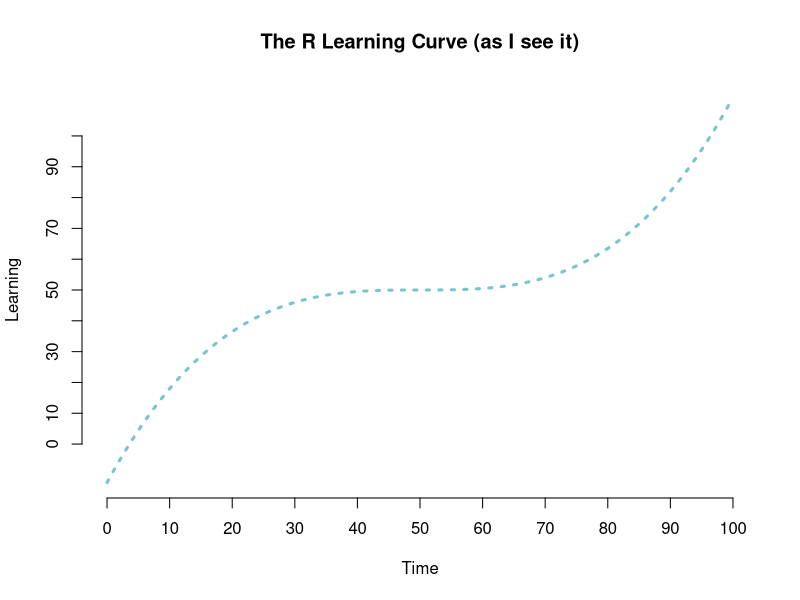

R code for this plot: (Note: this script raises an error after producing the figure.)
## ---- chunk 1
weeks <- paste("Week", paste(rep(1:3, each = 2), c(".1", ".2"), sep = ""))
w1 <- as.Date("10/02/15", format = "%m/%d/%y")
dates <- seq(w1, w1+(14*5), 14)

classes <- data.frame(Week = weeks, Date = dates, 
                      Time = rep("9-11 am", length(dates)))
knitr::kable(classes)
## ---- chunk 2
knitr::opts_knit$set(root.dir = "/Users/Daniel/Dropbox/Teaching/CourseR/")
## ---- chunk 3
curve(x^3, from = -50, to = 50, lty = 3, col = "cadetblue3", lwd = 3,
	axes = FALSE, xlab = "Time", ylab = "Learning", 
	main = "The R Learning Curve (as I see it)")
axis(1, at = seq(-50, 50, 10),  labels = seq(0, 100, 10))
axis(2, at = seq(-1e5, 1e5, 2e4),  labels = seq(0, 101, 10))
## ---- chunk 4
3 + 2
## ---- chunk 5
(1/-(3/2)^2) / 2^-1/9
## ---- chunk 6
a <- 3
b <- 2
a + b
a / (a + b)
## ---- chunk 7
a <- 3
a
a <- 7
a
## ---- chunk 8
string <- "Hello world!"
logical <- TRUE
double <- 3.2587021
Integer <- 6
## ---- chunk 9
string + double
## ---- chunk 10
Ducks <- 2
Buckeyes <- 1
## ---- chunk 11
Ducks > Buckeyes
Ducks < Buckeyes
Buckeyes > Ducks
## ---- chunk 12
is.vector(Ducks)
## ---- chunk 13
numVec <- c(1, 2, 3)
numVec
## ---- chunk 14
letVec <- c("A", "B", "C")
letVec
## ---- chunk 15
v1 <- c(10, 11, 12, 13)
v2 <- c(20, 21, 22, 23)
v3 <- c(30, 31, 32, 33)

mat <- matrix(c(v1, v2, v3), 
	nrow = 3, ncol = 4, byrow = TRUE)
mat
## ---- chunk 16
matRow <- matrix(c(v1, v2, v3), 
	nrow = 3, ncol = 4, byrow = TRUE)
matRow
## ---- chunk 17
matCol <- matrix(c(v1, v2, v3), 
	nrow = 3, ncol = 4, byrow = FALSE)
matCol
## ---- chunk 18
v1 <- c(10, 11, 12, 13)
v2 <- c(20, 21, 22, 23)
v3 <- c(30, 31, 32, 33)
## ---- chunk 19
matRow <- matrix(c(
		c(10, 11, 12, 13), 
		c(20, 21, 22, 23),
		c(30, 31, 32, 33)
		), 
	nrow = 3, ncol = 4, byrow = TRUE)
matRow
## ---- chunk 20
matRow <- matrix(c(
                   10, 11, 12, 13, 
				   20, 21, 22, 23,
				   30, 31, 32, 33
					), 
	nrow = 3, ncol = 4, byrow = TRUE)
matRow
## ---- chunk 21
A <- matrix(c(
           23, 41, 18, 27, 
           16, 11, 72, 29,
           18, 51, 32, 63), 
  nrow = 3, ncol = 4)

B <- matrix(c(
           c(23, 41, 18, 27), 
           c(16, 11, 72, 29),
           c(18, 51, 32, 63)
           ), 
  nrow = 3, ncol = 4, byrow = TRUE)

C <- matrix(c(
          c(23, 16, 18), 
          c(41, 11, 51),
          c(18, 72, 32),
          c(27, 29, 63)
          ), 
  nrow = 3, ncol = 4)
## ---- chunk 22
c1 <- c(67, 44, 39, 49, 22)
c2 <- c(11, 22, 94, 6, 86)
c3 <- c(10, 33, 85, 12, 61)

m <- matrix(c(c1, c2, c3), ncol = 3)
v <- c(11, 22, 33, 44, 55)

v + m
## ---- chunk 23
matRow<-matrix(c(10,11,12,13,20,21,22,23,30,31,32,33),nrow=3,ncol=4,byrow=TRUE)
## ---- chunk 24
v1 <- c(11, 12, 13, 14, 15,
	    16, 17, 18, 19, 20)
## ---- chunk 25
v1[5]
## ---- chunk 26
v1[-5]
## ---- chunk 27
sevenToTen <- 7:10
sevenToTen
v1[sevenToTen]
v1[7:10]
## ---- chunk 28
v1 <- c(11, 12, 13, 14, 15, 16, 17, 18, 19, 20)
## ---- chunk 29
gt13 <- v1 > 13
gt13
v1[gt13]
## ---- chunk 30
v1 <- c(11, 12, 13, 14, 15, 16, 17, 18, 19, 20)
## ---- chunk 31
odd <- seq(from = min(v1), 
           to = max(v1), 
           by = 2)
odd
## ---- chunk 32
select <- v1 %in% odd
select
v1[select]
## ---- chunk 33
v1 <- c(11, 12, 13, 14, 15, 
        16, 17, 18, 19, 20)
## ---- chunk 34
oddLoc <- seq(from = 1, 
              to = length(v1), 
              by = 2)
oddLoc
v1[oddLoc]
## ---- chunk 35
v1[c(TRUE, FALSE)]
## ---- chunk 36
v <- c(18, 16, 13, 35, 2, 17, 92, 4)
## ---- chunk 37
v[1:3]
## ---- chunk 38
v[-c(7:8)]
## ---- chunk 39
v[v > 15]
## ---- chunk 40
mat <- matrix(c(10, 11, 12, 13, 
				20, 21, 22, 23,
				30, 31, 32, 33
					), 
	nrow = 3, ncol = 4, byrow = TRUE)
## ---- chunk 41
mat[3,2]
## ---- chunk 42
mat[2,4]
## ---- chunk 43
mat[2, ]
## ---- chunk 44
mat[ ,3]
## ---- chunk 45
column3 <- mat[ ,3]
column3
## ---- chunk 46
column3[2]
## ---- chunk 47
mat[ ,3][2]
## ---- chunk 48
mat[2,3]
## ---- chunk 49
mat[ ,2, drop = FALSE]
## ---- chunk 50
col1_3 <- c(1,3)
mat[ ,col1_3]
## ---- chunk 51
log1 <- mat > 13 & mat < 23
log1
mat[log1]
## ---- chunk 52
log2 <- (mat > 13 & mat < 23) | 
	 	(mat > 30 & mat < 33)
log2
mat[log2]
## ---- chunk 53
m <- matrix(c(
    18, 32, 11, 41, 73,
    61, 47, 22, 87, 63,
    44, 52, 23, 42, 77,
    23, 17, 5, 72, 83
    ), 
  byrow = TRUE, ncol = 5
)
## ---- chunk 54
m[ ,3]
## ---- chunk 55
m[ ,-2]
## ---- chunk 56
m[2,c(3,5)]
## ---- chunk 57
m[m > 25]
## ---- chunk 58
m[1, ] + m[4, ]
## ---- chunk 59
v <- m[c(2,3), 4]
v
m2 <- m[ ,-5]
m2[2, ] <-  v + m2[2, ]
m2[4, ] <-  v + m2[4, ]
m2
